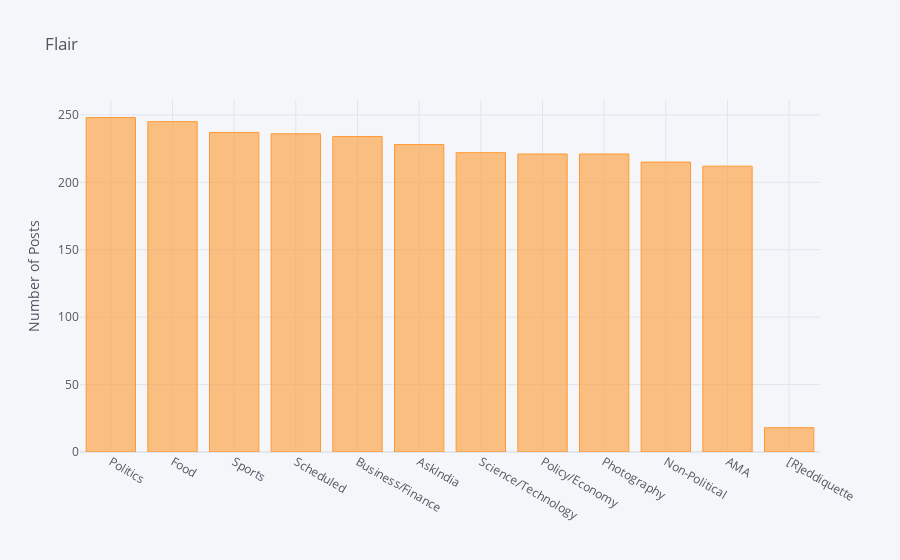

The code cell stored with this chart in its notebook:
### Code cell
data = pd.DataFrame(V).assign(target = cat)
import cufflinks as cf
cf.go_offline()
cf.set_config_file(offline=False, world_readable=True)

(data.target).value_counts().sort_values(ascending=False).iplot(kind='bar', yTitle='Number of Posts', 
                                                                title='Flair')

### Figure 1 — Plotly figure (JSON) as saved in the notebook; plotly's stock layout.template omitted (floating-point values rounded to 4 significant figures)
{"data": [{"marker": {"color": "rgba(255, 153, 51, 0.6)", "line": {"color": "rgba(255, 153, 51, 1.0)", "width": 1}}, "name": "target", "orientation": "v", "text": "", "type": "bar", "x": ["Politics", "Food", "Sports", "Scheduled", "Business/Finance", "AskIndia", "Science/Technology", "Policy/Economy", "Photography", "Non-Political", "AMA", "[R]eddiquette"], "y": [248, 245, 237, 236, 234, 228, 222, 221, 221, 215, 212, 18]}], "layout": {"legend": {"bgcolor": "#F5F6F9", "font": {"color": "#4D5663"}}, "paper_bgcolor": "#F5F6F9", "plot_bgcolor": "#F5F6F9", "title": {"font": {"color": "#4D5663"}, "text": "Flair"}, "xaxis": {"gridcolor": "#E1E5ED", "showgrid": true, "tickfont": {"color": "#4D5663"}, "title": {"font": {"color": "#4D5663"}, "text": ""}, "zerolinecolor": "#E1E5ED"}, "yaxis": {"gridcolor": "#E1E5ED", "showgrid": true, "tickfont": {"color": "#4D5663"}, "title": {"font": {"color": "#4D5663"}, "text": "Number of Posts"}, "zerolinecolor": "#E1E5ED"}}}
